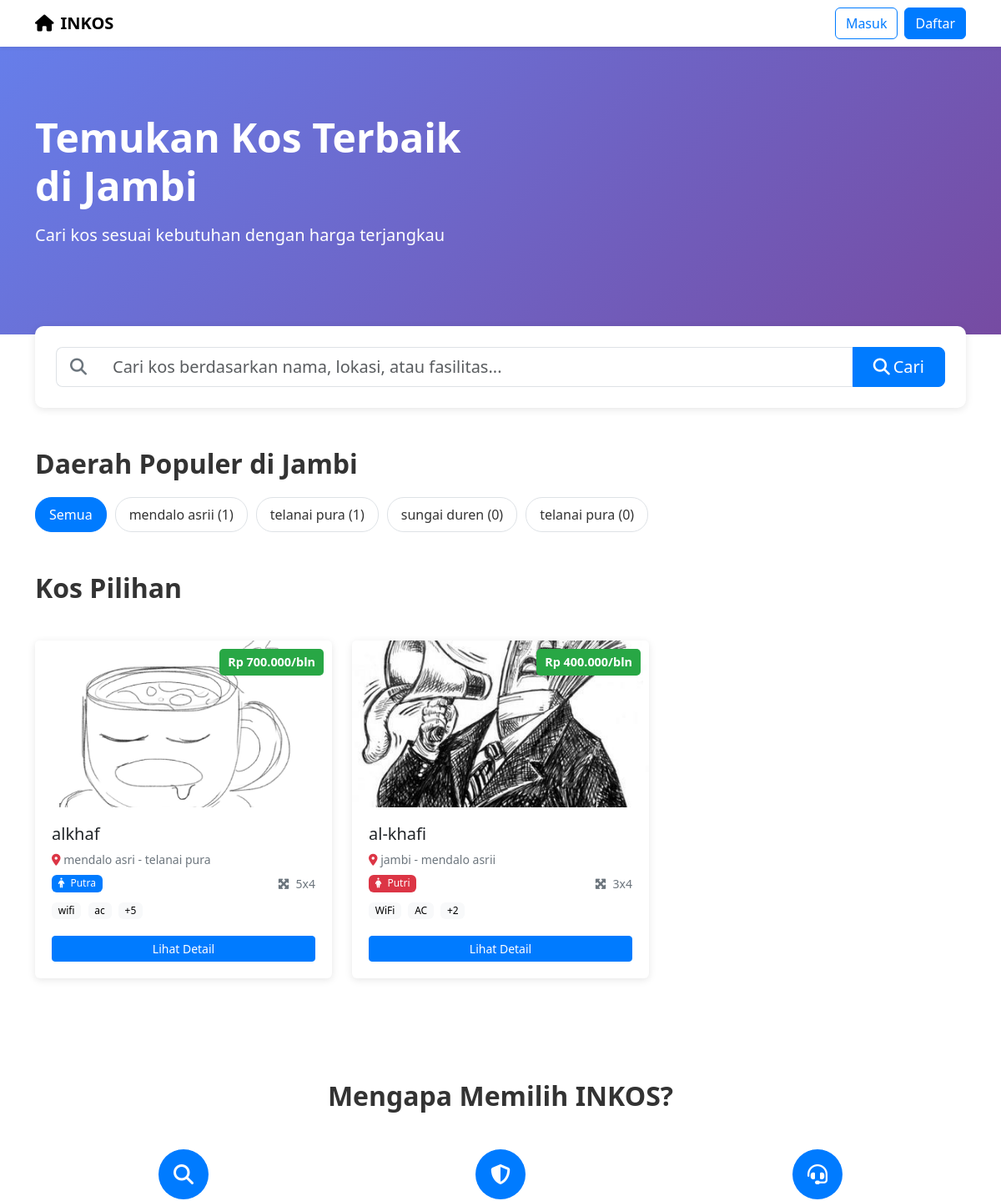
The app's page / (upper part), older data.
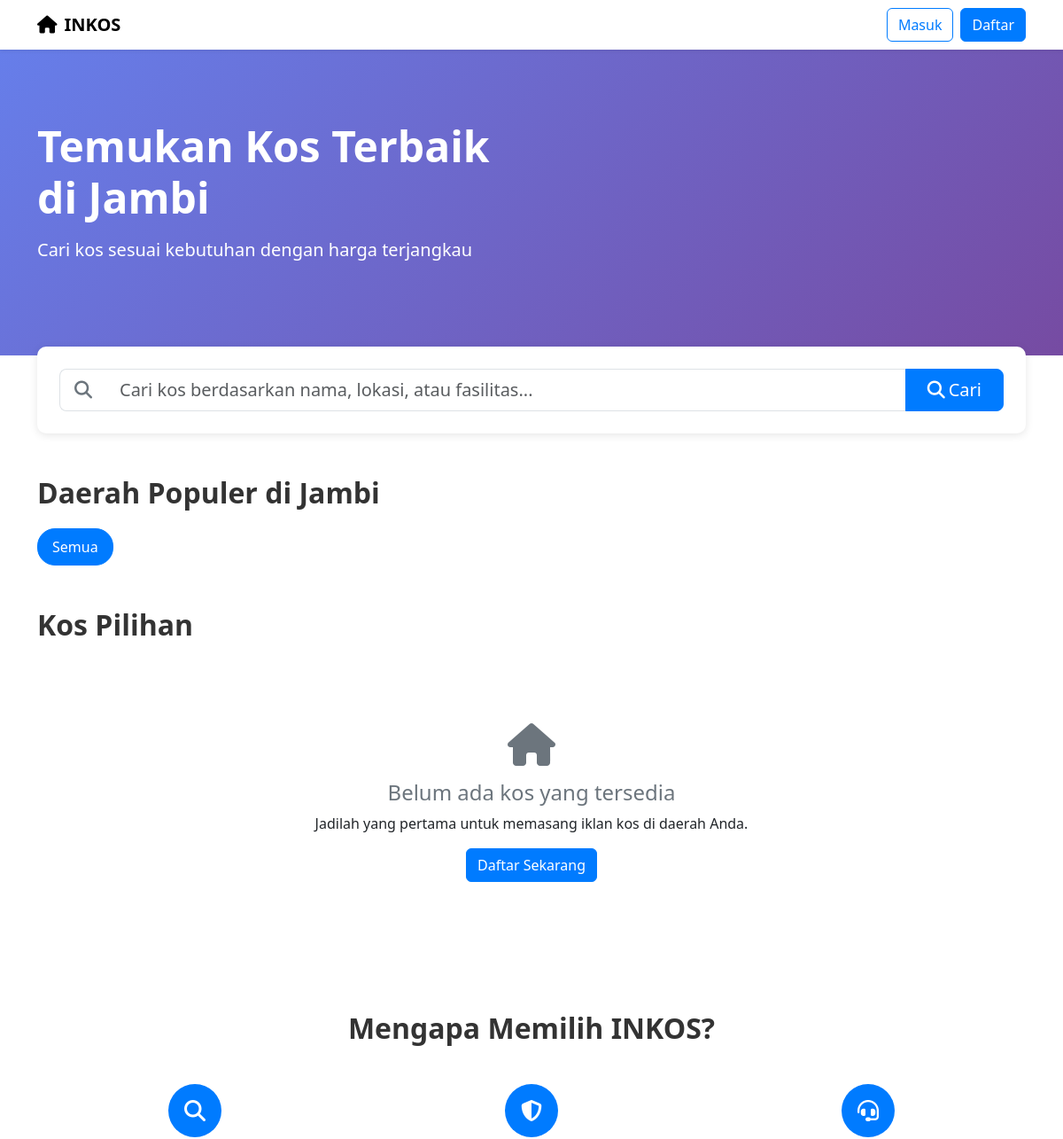
The same page, newer data.
### tables this page shows
CREATE TABLE `daerah` (
  `id` int NOT NULL,
  `nama` varchar(50) NOT NULL,
  `kota` varchar(50) NOT NULL,
  `latitude` decimal(10,8) DEFAULT NULL,
  `longitude` decimal(11,8) DEFAULT NULL,
  `created_at` timestamp NULL DEFAULT CURRENT_TIMESTAMP
);

CREATE TABLE `kos` (
  `id` int NOT NULL,
  `nama_kos` varchar(100) NOT NULL,
  `deskripsi` text,
  `alamat` text NOT NULL,
  `daerah_id` int DEFAULT NULL,
  `harga_bulanan` decimal(10,2) NOT NULL,
  `rekening_pemilik` varchar(255) DEFAULT NULL,
  `nama_rekening` varchar(255) DEFAULT NULL,
  `bank` varchar(100) DEFAULT NULL,
  `tipe_kos` enum('putra','putri','campur') NOT NULL,
  `ukuran_kamar` varchar(20) NOT NULL,
  `kamar_mandi` enum('dalam','luar') NOT NULL,
  `fasilitas` json DEFAULT NULL,
  `foto_utama` varchar(255) DEFAULT NULL,
  `foto_lainnya` json DEFAULT NULL,
  `user_id` int DEFAULT NULL,
  `featured` tinyint(1) DEFAULT '0',
  `status` enum('tersedia','dipesan','tidak_tersedia') DEFAULT 'tersedia',
  `views` int DEFAULT '0',
  `created_at` timestamp NULL DEFAULT CURRENT_TIMESTAMP,
  `updated_at` timestamp NULL DEFAULT CURRENT_TIMESTAMP ON UPDATE CURRENT_TIMESTAMP
);

### controler/home.php (called while the page is built, shortened)
<?php
class HomePage
{
    private $conn;
    public function __construct($db)
    {
        $this->conn = $db;
    }
    public function getFeaturedKos()
    {
        $query = "SELECT k.*, d.nama as nama_daerah, d.kota
                  FROM kos k
                  LEFT JOIN daerah d ON k.daerah_id = d.id
                  WHERE k.featured = 1 AND k.status = 'tersedia'
                  ORDER BY k.created_at DESC
                  LIMIT 6";
        try {
            $stmt = $this->conn->prepare($query);
            $stmt->execute();
            return $stmt;
        } catch (PDOException $e) {
            error_log("Error getFeaturedKos: " . $e->getMessage());
            return false;
        }
    }
    public function getPopularDistricts()
    {
        $query = "SELECT d.*, COUNT(k.id) as jumlah_kos
                  FROM daerah d
                  LEFT JOIN kos k ON d.id = k.daerah_id AND k.status = 'tersedia'
                  GROUP BY d.id
                  ORDER BY jumlah_kos DESC, d.nama ASC
                  LIMIT 8";
        try {
            $stmt = $this->conn->prepare($query);
            $stmt->execute();
            return $stmt;
        } catch (PDOException $e) {
            error_log("Error getPopularDistricts: " . $e->getMessage());
            return false;
        }
    }
}
$database = new Database();
$db = $database->getConnection();
$homePage = new HomePage($db);
$search_keyword = isset($_GET['search']) ? trim($_GET['search']) : '';
$search_daerah = isset($_GET['daerah']) ? $_GET['daerah'] : '';
$search_tipe = isset($_GET['tipe']) ? $_GET['tipe'] : '';
$search_harga = isset($_GET['harga']) ? $_GET['harga'] : '';
$is_searching = false;
if (!empty($search_keyword)) {
    $is_searching = true;
    $stmt = $homePage->searchKosByKeyword($search_keyword);
    if ($stmt) {
        $searchResults = $stmt->fetchAll(PDO::FETCH_ASSOC);
    }
} elseif (!empty($search_daerah) || !empty($search_tipe) || !empty($search_harga)) {
    $is_searching = true;
    $stmt = $homePage->searchKosWithFilters($search_daerah, $search_tipe, $search_harga);
    if ($stmt) {
        $searchResults = $stmt->fetchAll(PDO::FETCH_ASSOC);
    }
} else {
    $stmt = $homePage->getFeaturedKos();
    if ($stmt) {
        $featuredKos = $stmt->fetchAll(PDO::FETCH_ASSOC);
    }
}
$stmt_popular = $homePage->getPopularDistricts();
if ($stmt_popular) {
    $popularDistricts = $stmt_popular->fetchAll(PDO::FETCH_ASSOC);
}

### index.php (the view, shortened to what the rows shown need)
<?php
include 'includes/header/guest_header.php';
include 'controler/home.php';
?>
<!DOCTYPE html>
<html lang="id">
<head>
    <link href="https://cdn.jsdelivr.net/npm/bootstrap@5.3.0/dist/css/bootstrap.min.css" rel="stylesheet">
    <link rel="stylesheet" href="https://cdnjs.cloudflare.com/ajax/libs/font-awesome/6.4.0/css/all.min.css">
    <link rel="stylesheet" href="css/home.css">
</head>
<body>
    <section class="hero-section">
        <div class="container">
            <div class="row align-items-center">
                <div class="col-lg-6">
                    <h1 class="display-5 fw-bold mb-3">Temukan Kos Terbaik di Jambi</h1>
                </div>
            </div>
        </div>
    </section>
    <section class="container my-5">
        <?php if ($is_searching): ?>
            <div class="search-results-header">
                <div class="d-flex justify-content-between align-items-center">
                    <div>
                        <h2 class="section-title mb-1">Hasil Pencarian</h2>
                        <p class="text-muted mb-0">
                            Ditemukan <?php echo count($searchResults); ?> hasil
                            <?php if ($search_daerah): ?>
                                di <?php
                                    $daerah_name = '';
                                    foreach ($allDistricts as $d) {
                                        if ($d['id'] == $search_daerah) {
                                            $daerah_name = $d['nama'];
                                            break;
                                        }
                                    }
                                    echo htmlspecialchars($daerah_name);
                                    ?>
                            <?php endif; ?>
                        </p>
                    </div>
                    <a href="index.php" class="btn btn-outline-secondary">
                        <i class="fas fa-times me-1"></i>Reset Pencarian
                    </a>
                </div>
            </div>
            <div class="row" id="search-results-container">
                <?php if (count($searchResults) > 0): ?>
                    <?php foreach ($searchResults as $kos): ?>
                        <div class="col-md-4 mb-4">
                            <div class="card card-kos">
                                <div class="position-relative">
                                    <?php if ($kos['foto_utama']): ?>
                                        <img src="uploads/<?= htmlspecialchars($kos['foto_utama']) ?>"
                                            class="card-img-top kos-image"
                                            alt="Kos <?= htmlspecialchars($kos['nama_kos']) ?>"
                                            onerror="this.src='https://via.placeholder.com/400x200?text=No+Image'">
                                    <?php else: ?>
                                        <div class="kos-image bg-light d-flex align-items-center justify-content-center">
                                            <i class="fas fa-home fa-3x text-muted"></i>
                                        </div>
                                    <?php endif; ?>
                                    <div class="price-tag">Rp <?= number_format($kos['harga_bulanan'], 0, ',', '.') ?>/bln</div>
                                </div>
                                <div class="card-body d-flex flex-column">
                                    <h5 class="card-title"><?= htmlspecialchars($kos['nama_kos']) ?></h5>
                                    <p class="card-text text-muted small mb-2">
                                        <i class="fas fa-map-marker-alt text-danger"></i>
                                        <?= htmlspecialchars($kos['alamat']) .
                                            ($kos['nama_daerah'] ? ' - ' . htmlspecialchars($kos['nama_daerah']) : '')
                                        ?>
                                    </p>
                                    <div class="d-flex justify-content-between align-items-center mb-2">
                                        <span class="badge bg-<?= $kos['tipe_kos'] == 'putra' ? 'primary' : ($kos['tipe_kos'] == 'putri' ? 'danger' : 'warning') ?>">
                                            <i class="fas fa-<?= $kos['tipe_kos'] == 'putra' ? 'male' : ($kos['tipe_kos'] == 'putri' ? 'female' : 'users') ?> me-1"></i>
                                            <?= ucfirst($kos['tipe_kos']) ?>
                                        </span>
                                        <small class="text-muted">
                                            <i class="fas fa-expand-arrows-alt me-1"></i> <?= htmlspecialchars($kos['ukuran_kamar']) ?>
                                        </small>
                                    </div>
                                    <div class="mb-3">
                                        <?php
                                        $fasilitas = json_decode($kos['fasilitas'] ?? '[]', true);
                                        if (is_array($fasilitas) && !empty($fasilitas)):
                                            $limited_fasilitas = array_slice($fasilitas, 0, 2);
                                        ?>
                                            <?php foreach ($limited_fasilitas as $fasilitas_item): ?>
                                                <span class="badge bg-light text-dark me-1 mb-1"><?= htmlspecialchars($fasilitas_item) ?></span>
                                            <?php endforeach; ?>
                                            <?php if (count($fasilitas) > 2): ?>
                                                <span class="badge bg-light text-dark">+<?= count($fasilitas) - 2 ?></span>
                                            <?php endif; ?>
                                        <?php else: ?>
                                            <span class="badge bg-light text-dark">Fasilitas dasar</span>
                                        <?php endif; ?>
                                    </div>
                                    <div class="mt-auto">
                                        <a href="/pencari/detail_kos.php?id=<?= $kos['id'] ?>" class="btn btn-primary w-100 btn-sm">Lihat Detail</a>
                                    </div>
                                </div>
                            </div>
                        </div>
                    <?php endforeach; ?>
                <?php else: ?>
                    <div class="col-12">
                        <div class="no-results text-center">
                            <div>
                                <i class="fas fa-search fa-3x text-muted mb-3"></i>
                                <h4 class="text-muted">Tidak ada kos yang ditemukan</h4>
                                <p class="text-muted mb-4">Coba ubah filter pencarian Anda atau gunakan kata kunci lain.</p>
                                <a href="index.php" class="btn btn-primary">Reset Pencarian</a>
                            </div>
                        </div>
                    </div>
                <?php endif; ?>
            </div>
        <?php else: ?>
            <section class="my-5">
                <h2 class="section-title">Daerah Populer di Jambi</h2>
                <div class="district-filter">
                    <a href="index.php" class="district-btn active">Semua</a>
                    <?php foreach ($popularDistricts as $district): ?>
                        <a href="index.php?daerah=<?= $district['id'] ?>" class="district-btn">
                            <?= htmlspecialchars($district['nama']) ?> (<?= $district['jumlah_kos'] ?>)
                        </a>
                    <?php endforeach; ?>
                </div>
            </section>
            <section class="my-5">
                <div class="d-flex justify-content-between align-items-center mb-4">
                    <h2 class="section-title">Kos Pilihan</h2>
                </div>
                <div class="row" id="featured-kos-container">
                    <?php if (count($featuredKos) > 0): ?>
                        <?php foreach ($featuredKos as $kos): ?>
                            <div class="col-md-4 mb-4">
                                <div class="card card-kos">
                                    <div class="position-relative">
                                        <?php if ($kos['foto_utama']): ?>
                                            <img src="uploads/<?= htmlspecialchars($kos['foto_utama']) ?>"
                                                class="card-img-top kos-image"
                                                alt="Kos <?= htmlspecialchars($kos['nama_kos']) ?>"
                                                onerror="this.src='https://via.placeholder.com/400x200?text=No+Image'">
                                        <?php else: ?>
                                            <div class="kos-image bg-light d-flex align-items-center justify-content-center">
                                                <i class="fas fa-home fa-3x text-muted"></i>
                                            </div>
                                        <?php endif; ?>
                                        <div class="price-tag">Rp <?= number_format($kos['harga_bulanan'], 0, ',', '.') ?>/bln</div>
                                    </div>
                                    <div class="card-body d-flex flex-column">
                                        <h5 class="card-title"><?= htmlspecialchars($kos['nama_kos']) ?></h5>
                                        <p class="card-text text-muted small mb-2">
                                            <i class="fas fa-map-marker-alt text-danger"></i>
                                            <?= htmlspecialchars($kos['alamat']) .
                                                ($kos['nama_daerah'] ? ' - ' . htmlspecialchars($kos['nama_daerah']) : '')
                                            ?>
                                        </p>
                                        <div class="d-flex justify-content-between align-items-center mb-2">
                                            <span class="badge bg-<?= $kos['tipe_kos'] == 'putra' ? 'primary' : ($kos['tipe_kos'] == 'putri' ? 'danger' : 'warning') ?>">
                                                <i class="fas fa-<?= $kos['tipe_kos'] == 'putra' ? 'male' : ($kos['tipe_kos'] == 'putri' ? 'female' : 'users') ?> me-1"></i>
                                                <?= ucfirst($kos['tipe_kos']) ?>
                                            </span>
                                            <small class="text-muted">
                                                <i class="fas fa-expand-arrows-alt me-1"></i> <?= htmlspecialchars($kos['ukuran_kamar']) ?>
                                            </small>
                                        </div>
                                        <div class="mb-3">
                                            <?php
                                            $fasilitas = json_decode($kos['fasilitas'] ?? '[]', true);
                                            if (is_array($fasilitas) && !empty($fasilitas)):
                                                $limited_fasilitas = array_slice($fasilitas, 0, 2);
                                            ?>
                                                <?php foreach ($limited_fasilitas as $fasilitas_item): ?>
                                                    <span class="badge bg-light text-dark me-1 mb-1"><?= htmlspecialchars($fasilitas_item) ?></span>
                                                <?php endforeach; ?>
                                                <?php if (count($fasilitas) > 2): ?>
                                                    <span class="badge bg-light text-dark">+<?= count($fasilitas) - 2 ?></span>
                                                <?php endif; ?>
                                            <?php else: ?>
                                                <span class="badge bg-light text-dark">Fasilitas dasar</span>
                                            <?php endif; ?>
                                        </div>
                                        <div class="mt-auto">
                                            <a href="/pencari/detail_kos.php?id=<?= $kos['id'] ?>" class="btn btn-primary w-100 btn-sm">Lihat Detail</a>
                                        </div>
                                    </div>
                                </div>
                            </div>
                        <?php endforeach; ?>
                    <?php endif; ?>
                </div>
            </section>
        <?php endif; ?>
    </section>
    <?php if (!$is_searching): ?>
        <section class="container my-5">
            <div class="features-section">
                <h2 class="section-title text-center mb-4">Mengapa Memilih INKOS?</h2>
            </div>
        </section>
    <?php endif; ?>
</body>
</html>

Row changes from the older to the newer data that the page shows:
removed daerah: nama "mendalo asrii", jumlah_kos "1"
removed daerah: nama "telanai pura", jumlah_kos "1"
removed daerah: nama "sungai duren", jumlah_kos "0"
removed daerah: nama "telanai pura", jumlah_kos "0"
removed kos: foto_utama (picture), harga_bulanan "700.000", nama_kos "alkhaf", alamat "mendalo asri", daerah.nama "telanai pura", tipe_kos "Putra", ukuran_kamar "5x4", fasilitas "wifi", fasilitas "ac", count($fasilitas)-2 "5"
removed kos: foto_utama (picture), harga_bulanan "400.000", nama_kos "al-khafi", alamat "jambi", daerah.nama "mendalo asrii", tipe_kos "Putri", ukuran_kamar "3x4", fasilitas "WiFi", fasilitas "AC", count($fasilitas)-2 "2"
Text that changed along with them:
text now shown: "Belum ada kos yang tersedia Jadilah yang pertama untuk memasang iklan kos di daerah Anda. Daftar Sekarang"
